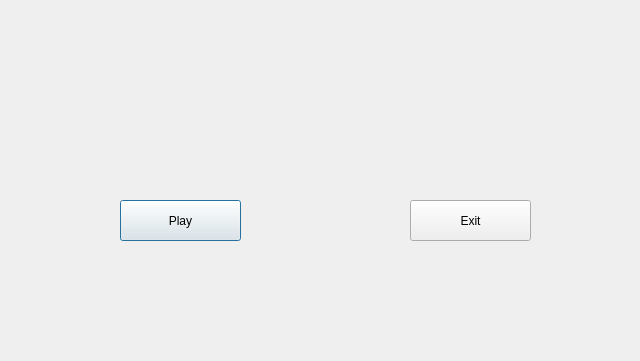
<?xml version="1.0" encoding="UTF-8"?>
<ui version="4.0">
 <class>Taiko</class>
 <widget class="QMainWindow" name="Taiko">
  <property name="geometry">
   <rect>
    <x>0</x>
    <y>0</y>
    <width>640</width>
    <height>361</height>
   </rect>
  </property>
  <property name="windowTitle">
   <string>Taiko</string>
  </property>
  <widget class="QWidget" name="centralWidget">
   <widget class="QLabel" name="menu_bg">
    <property name="geometry">
     <rect>
      <x>0</x>
      <y>0</y>
      <width>641</width>
      <height>361</height>
     </rect>
    </property>
    <property name="styleSheet">
     <string notr="true">border-image: url(:/img/menu_bg.jpeg);</string>
    </property>
    <property name="text">
     <string/>
    </property>
    <property name="pixmap">
     <pixmap resource="menu_bg.qrc">:/img/menu_bg.jpeg</pixmap>
    </property>
   </widget>
   <widget class="QPushButton" name="playButton">
    <property name="geometry">
     <rect>
      <x>120</x>
      <y>200</y>
      <width>121</width>
      <height>41</height>
     </rect>
    </property>
    <property name="text">
     <string>Play</string>
    </property>
    <property name="default">
     <bool>true</bool>
    </property>
   </widget>
   <widget class="QPushButton" name="exitButton">
    <property name="geometry">
     <rect>
      <x>410</x>
      <y>200</y>
      <width>121</width>
      <height>41</height>
     </rect>
    </property>
    <property name="text">
     <string>Exit</string>
    </property>
   </widget>
  </widget>
 </widget>
 <layoutdefault spacing="6" margin="11"/>
 <resources>
  <include location="menu_bg.qrc"/>
 </resources>
 <connections/>
</ui>
